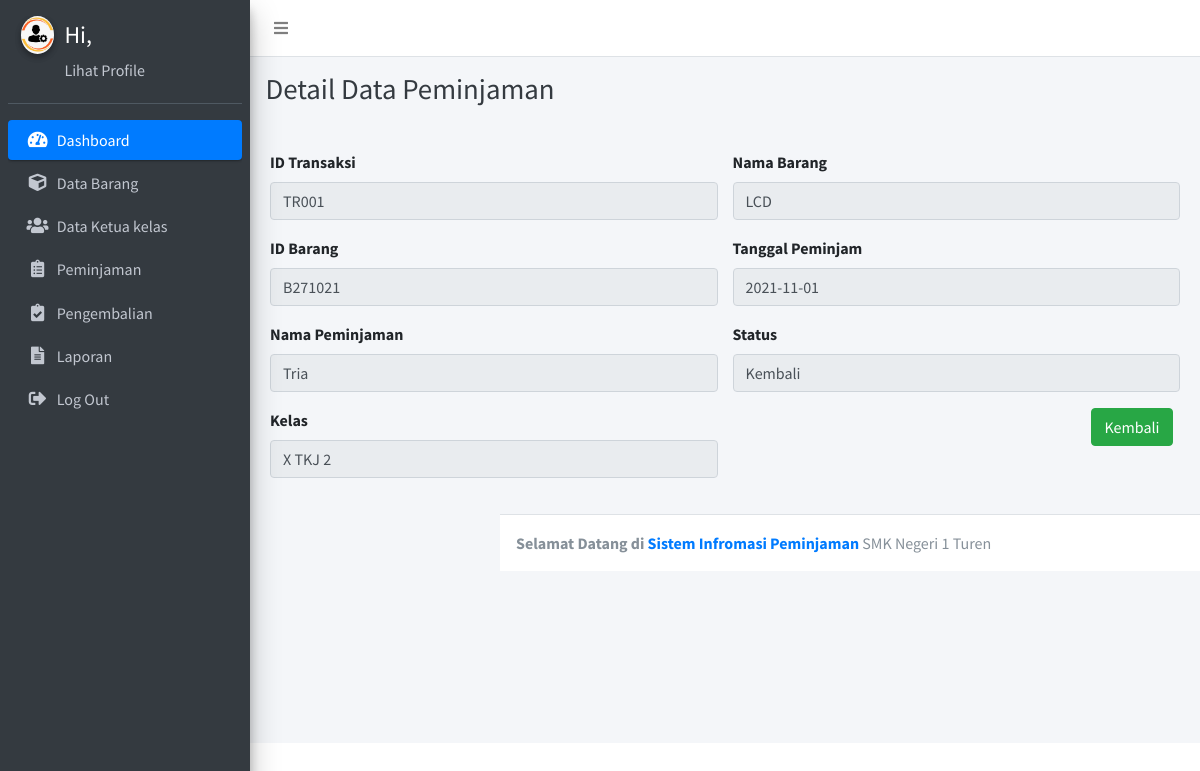
Page /transaksi-peminjaman-detail.php?IdTransaksi=TR001 on the earlier database version.
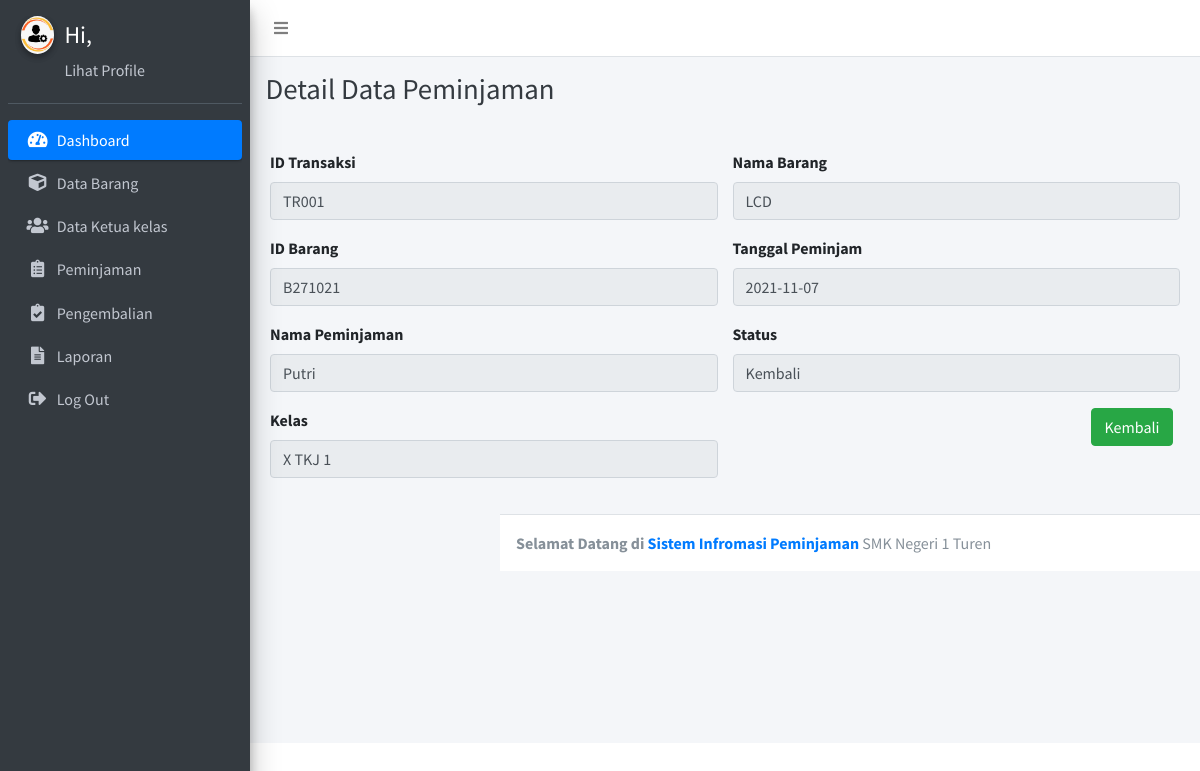
Same page on the later database version.
### tables this page shows
CREATE TABLE `transaksi` (
  `IdTransaksi` varchar(10) NOT NULL,
  `IdBarang` varchar(20) NOT NULL,
  `Nama` varchar(50) NOT NULL,
  `SwKelas` varchar(10) NOT NULL,
  `BrgNama` varchar(50) NOT NULL,
  `TglPinjam` date NOT NULL,
  `TglKembali` date NOT NULL,
  `status` varchar(20) NOT NULL
);

### transaksi-peminjaman-detail.php (the view, shortened to what this page needs)
<?php
include'config.php';
    $IdTransaksi=$_GET['IdTransaksi'];
    $q_tampil_transaksi=mysqli_query($conn,"SELECT * FROM transaksi WHERE IdTransaksi='$IdTransaksi'");
    $r_tampil_transaksi=mysqli_fetch_array($q_tampil_transaksi);
?>
<!DOCTYPE html>
<html>
<head>
<?php include 'template/header.php';?>
<?php include 'template/sidebar.php';?>
  <div class="content-wrapper">
    <div class="content-header">
      <div class="container-fluid">
        <div class="row mb-2">
          <div class="col-sm-6">
            <h1 class="m-0 text-dark">Detail Data Peminjaman</h1>
          </div>
        </div>
      </div>
    </div>
    <form action="transaksi-input-proses.php" method="POST">
                <div class="card-body">
                  <div class="row">
                  <div class="col-md-6">
                  <div class="form-group ">
                    <label>ID Transaksi</label>
                    <input type="text" disabled="" value="<?php echo $r_tampil_transaksi['IdTransaksi']; ?>" class="form-control">
                  </div>
                  <div class="form-group ">
                    <label>ID Barang</label>
                    <input type="text" disabled="" value="<?php echo $r_tampil_transaksi['IdBarang']; ?>  " class="form-control">
                  </div>
                  <div class="form-group ">
                    <label>Nama Peminjaman</label>
                    <input type="text" disabled="" value="<?php echo $r_tampil_transaksi['Nama']; ?>  " class="form-control">
                  </div>
                  <div class="form-group ">
                    <label>Kelas</label>
                    <input type="text" disabled="" value="<?php echo $r_tampil_transaksi['SwKelas']; ?>  " class="form-control">
                  </div>
                  </div>
                  <div class="col-md-6">
                  <div class="form-group ">
                    <label>Nama Barang</label>
                    <input type="text" disabled="" value="<?php echo $r_tampil_transaksi['BrgNama']; ?>  " class="form-control">
                  </div>
                  <div class="form-group ">
                    <label>Tanggal Peminjam</label>
                    <input type="text" disabled="" value="<?php echo $r_tampil_transaksi['TglPinjam']; ?>  " class="form-control">
                  </div>
                  <div class="form-group ">
                    <label>Status</label>
                    <input type="text" disabled="" value="<?php echo $r_tampil_transaksi['status']; ?>  " class="form-control">
                  </div>
                  <div class="col-12">
                    <a href="transaksi-peminjaman.php" class="btn btn-success float-right">Kembali</a>
                  </div>
                </div>
                </div>
                </div>
              </form>
 <?php include 'template/footer.php';?>
</body>
</html>

Differences in the rows shown:
changed transaksi "TR001": Nama "Tria" → "Putri"; SwKelas "X TKJ 2" → "X TKJ 1"; TglPinjam "2021-11-01" → "2021-11-07"
